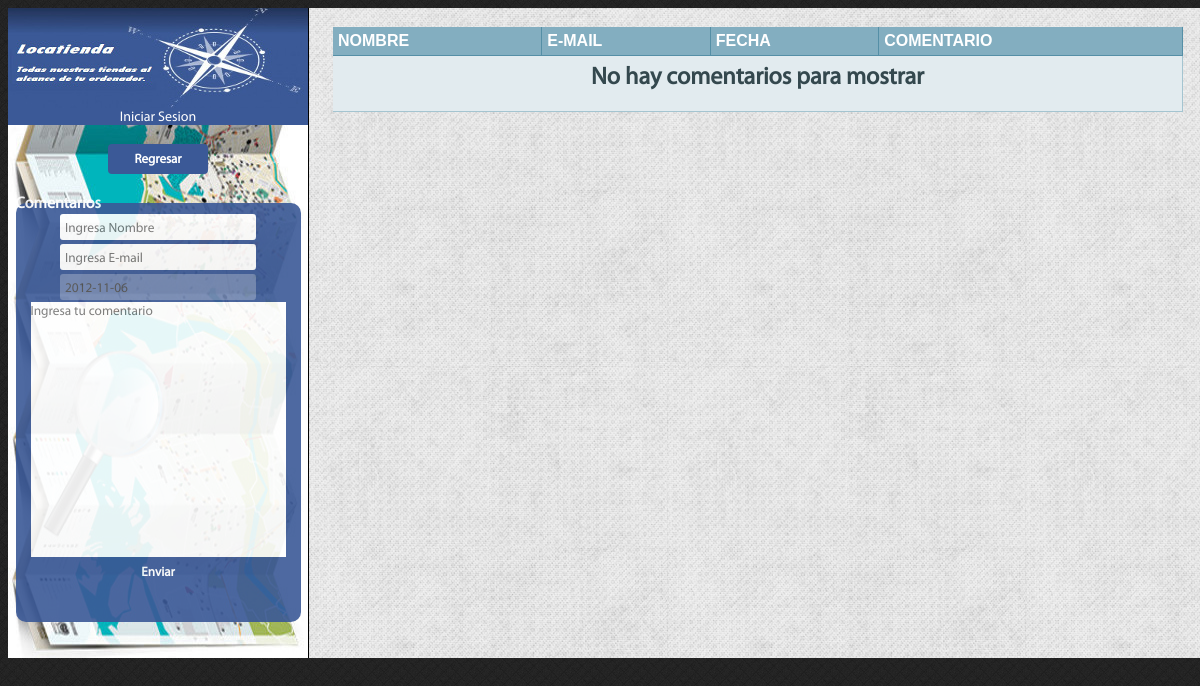
Before: /comenta.php with the older database file.
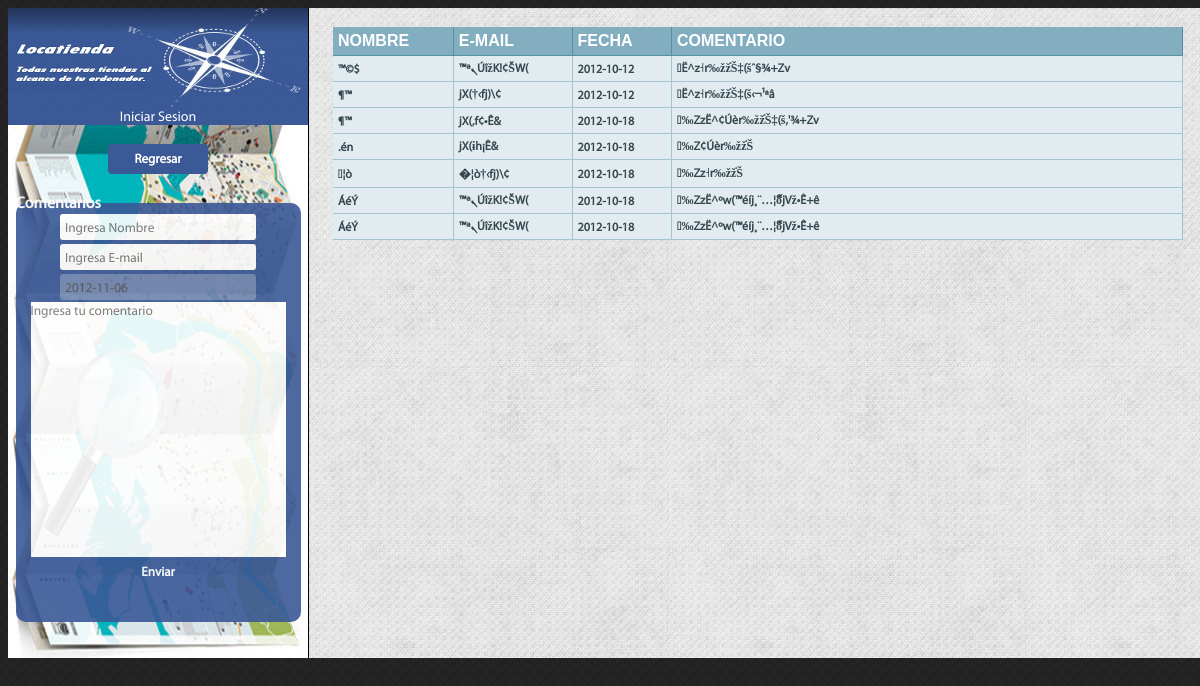
After: the same page with the newer database file.
### tables this page shows
CREATE TABLE `comentarios` (
  `idcomentarios` int(11) NOT NULL auto_increment,
  `nombre` varchar(45) NOT NULL,
  `email` varchar(45) NOT NULL,
  `fecha` date NOT NULL,
  `comentario` text NOT NULL,
  PRIMARY KEY  (`idcomentarios`)
);

### comenta.php (the view, shortened to what this page needs)
<html>
<?php
		require_once 'load/head.php';
?>
	</head>
	<body>
			<div id="principal">
		  		<div id="izquierda">
		  			<a title="Inicio" href="<?=SITE?>"><div id="izquierda_banner"></div></a>
		  			<p class="fondo_login">
		  				<a href="login.php">Iniciar Sesion</a>
		  			</p>
					<br />
					<div id="botones">
						<a href="<?=SITE?>"><button class="boton size100">Regresar</button></a>
					</div>
					<br />
					<center>
					<fieldset class="form">
						<legend>Comentarios</legend>
						<form action='agrega_comentario.php' method="post">
							<input type="text" name="nombre" placeholder="Ingresa Nombre" class="search" required="required" />
							<input type="email" name="email" placeholder="Ingresa E-mail" class="search" required="required" />
							<input type="text" name="fecha" class="search" value="<?=date("Y-m-d")?>" disabled  />
							<textarea class="area" rows="15" cols="40" placeholder="Ingresa tu comentario" name="comentario" required="required" ></textarea>
							<br />
							<input type="submit" value="Enviar" class="boton" />
						</form>
						<br />
					</fieldset>
					<br />
				</div>
				<div id="comentarios">
					<br />
					<center>
						<table border="0" cellpadding="0" cellspacing="0" class="tabla">
							<tr>
								<th>Nombre</td>
								<th>E-mail</td>
								<th>Fecha</td>
								<th>Comentario</td>
							</tr>
							<?php
								$link=Conecta();
								$result=mysql_query("select * from comentarios", $link);
								if($count= mysql_num_rows($result)>0){
									while($row=mysql_fetch_object($result)){
									 echo "<tr class='modo1'>
												<td>".base64_decode($row->nombre)."</td>
												<td>".base64_decode($row->email)."</td>
												<td>".$row->fecha."</td>
												<td style='width:500px'>".base64_decode($row->comentario)."</td>
											</tr>";
									}
								}
								else{
									echo"
									<tr class='modo1'>
										<td colspan=5><center><h1>No hay comentarios para mostrar</h1></center></td>
									</tr>
									";
								}
							?>
						</table>
					</center>
				</div>
			</div>
	</body>
</html>

Changed rows visible on the page:
added comentarios: nombre "™©$", email "™ªܢÚîžK!¢ٚŠW(", fecha "2012-10-12", comentario "\u0012Ë^z˧r‰žž֫Š‡(šˆ§¾+Zv"
added comentarios: nombre "¶™", email "jX(†‹fj)\\¢", fecha "2012-10-12", comentario "\u0012Ë^z˧r‰žž֫Š‡(š‹¬¹ªâ"
added comentarios: nombre "¶™", email "jX(‚f¢•Ê&", fecha "2012-10-18", comentario "‰ZzË^¢Úèr‰žž֫Š‡(š‚'¾+Zv"
added comentarios: nombre ".én", email "jX(ɨh¡Ê&", fecha "2012-10-18", comentario "‰Z¢Úèr‰žž֫Š"
added comentarios: nombre "\u0019¦ò", email "�¦ò†‹fj)\\¢", fecha "2012-10-18", comentario "‰Zz˧r‰žž֫Š"
added comentarios: nombre "ÁéÝ", email "™ªܢÚîžK!¢ٚŠW(", fecha "2012-10-18", comentario "‰ZzË^ºw(™éíj¸¨…¦ޮȣjVž•Ê+­ê"
added comentarios: nombre "ÁéÝ", email "™ªܢÚîžK!¢ٚŠW(", fecha "2012-10-18", comentario "‰ZzË^ºw(™éíj¸¨…¦ޮȣjVž•Ê+­ê"
Other visible differences:
text no longer shown: "No hay comentarios para mostrar"
